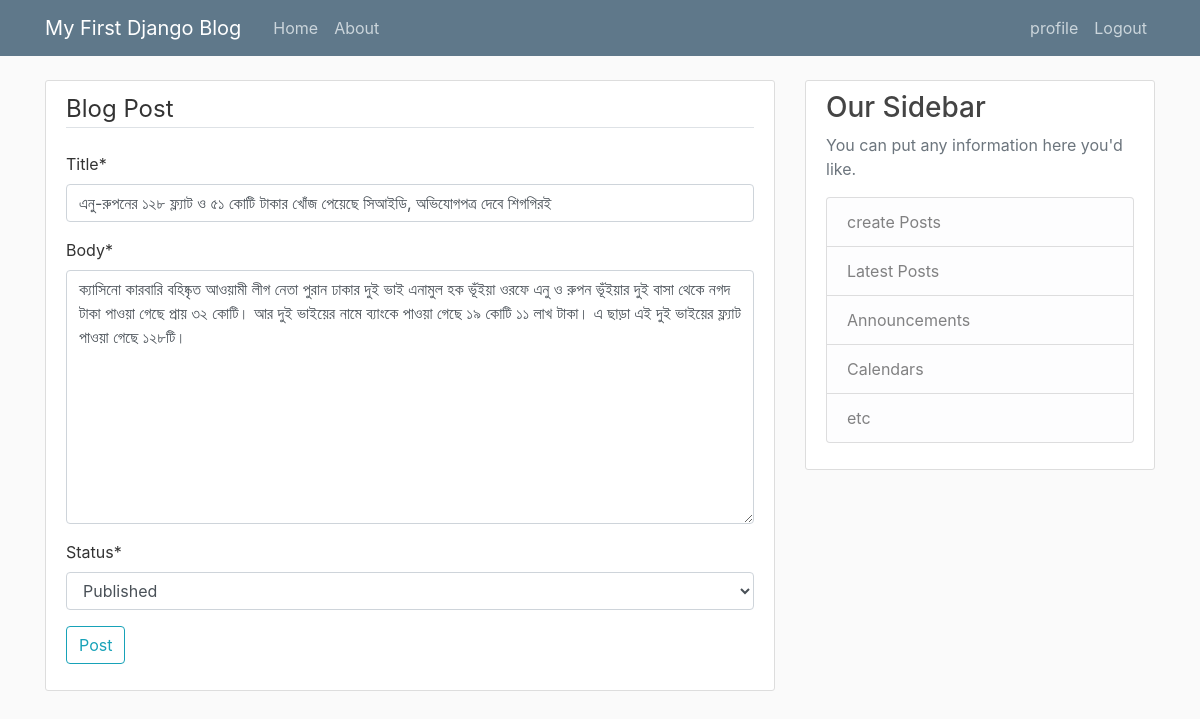
/post/1/update/ (signed in), run on the app's committed database.
### blog/models.py (models this page shows, shortened)
class Post(models.Model):
    STATUS_CHOICES ={
      ('draft','Draft'),
      ('published','Published'),
      }
    title = models.CharField(max_length=100)
    slug = models.SlugField(unique=True)
    body = models.TextField()
    publish = models.DateTimeField(default=timezone.now)
    author = models.ForeignKey(User, on_delete= models.CASCADE)
    created = models.DateTimeField(auto_now_add=True)
    updated = models.DateTimeField(auto_now=True)
    status = models.CharField(max_length=10,choices=STATUS_CHOICES, default='draft')
    objects = models.Manager() # the default Manager
    published = PublishedManager() # our custom Manager
    class Meta:
      ordering = ('-publish',)
    """def get_absolute_url(self):
       return reverse('post-detail', kwargs={'pk':self.pk,'slug':self.slug})"""
    def get_absolute_url(self):
      return reverse('post_detail', kwargs={
        'slug': self.slug
        })
    """def slug_save(sender,instance,*args,**kwargs):
      if not instance.slug:
        instance.slug = unique_slug_generator(instance, instance.title, instance.slug)

pre_save.connect(slug_save, sender=Post)"""

### blog/views.py (the view, shortened to what this page needs)
# urls.py: path('post/<int:pk>/update/', PostUpdateView.as_view(), name='post-update'),
class PostUpdateView(LoginRequiredMixin, UserPassesTestMixin, UpdateView):
    model = Post
    fields = ['title', 'body','status']
    def test_func(self):
        post = self.get_object()
        if self.request.user == post.author:
            return True
        return False

### blog/templates/blog/post_form.html (shortened to what this page needs)
{% extends "blog/base.html" %}
{% load crispy_forms_tags %}
{% block content %}
    <div class="content-section">
        <form method="POST">
            <fieldset class="form-gorup">
                <legend class="border-bottom mb-4"> Blog Post  </legend>
                {{form|crispy}}
            </fieldset>
            <div class="form-group">
            <button class="btn btn-outline-info" type="submit">Post </button>
             </div>
        </form>
    </div>
{% endblock content %}

### blog/templates/blog/base.html (shortened to what this page needs)
{% load static %}
<!doctype html>
<html lang="en">
  <head>
    <link rel="stylesheet" href="https://maxcdn.bootstrapcdn.com/bootstrap/4.0.0/css/bootstrap.min.css">
    <link rel="stylesheet" type="text/css" href="{% static 'blog/main.css' %}">
  </head>
  <body>
    <header class="site-header">
      <nav class="navbar navbar-expand-md navbar-dark bg-steel fixed-top">
        <div class="container">
          <a class="navbar-brand mr-4" href="{% url 'blog-home' %}">My First Django Blog</a>
          <div class="collapse navbar-collapse" id="navbarToggle">
            <div class="navbar-nav mr-auto">
              <a class="nav-item nav-link" href="{% url 'blog-home' %}" >Home</a>
              <a class="nav-item nav-link" href="" >About</a>
            </div>
            <div class="navbar-nav">
              {% if user.is_authenticated %}
              <a class="nav-item nav-link" href="{% url 'profile'%}">profile</a>
              <a class="nav-item nav-link" href="{% url 'logout'%}">Logout</a>
              {% else %}
              <a class="nav-item nav-link" href="{% url 'login'%}">Login</a>
              <a class="nav-item nav-link" href="{% url 'register'%}">Register</a>
              {% endif %}
            </div>
          </div>
        </div>
      </nav>
    </header>
    <main role="main" class="container">
      <div class="row">
        <div class="col-md-8">
         {% block content %}{% endblock %}
        </div>
        <div class="col-md-4">
          <div class="content-section">
            <h3>Our Sidebar</h3>
            <p class='text-muted'>You can put any information here you'd like.
              <ul class="list-group">
                <a li class="list-group-item list-group-item-light" href="{% url 'post-create' %}">create Posts</a></li>
                <a li class="list-group-item list-group-item-light" href="{{ get_absolute_url }}">Latest Posts</a></li>
                <li class="list-group-item list-group-item-light">Announcements</li>
                <li class="list-group-item list-group-item-light">Calendars</li>
                <li class="list-group-item list-group-item-light">etc</li>
              </ul>
            </p>
          </div>
        </div>
      </div>
    </main>
  </body>
</html>

### blog/static/blog/Main.css (style rules this page uses)
body { background: #fafafa; color: #333333; margin-top: 5rem; }
h1, h2, h3, h4, h5, h6 { color: #444444; }
ul { margin: 0; }
.bg-steel { background-color: #5f788a; }
.site-header .navbar-nav .nav-link { color: #cbd5db; }
.content-section { background: #ffffff; padding: 10px 20px; border: 1px solid #dddddd; border-radius: 3px; margin-bottom: 20px; }

### data on the page
Post: title "এনু-রুপনের ১২৮ ফ্ল্যাট ও ৫১ কোটি টাকার খোঁজ পেয়েছে সিআইডি, অভিযোগপত্র দেবে শিগগিরই", body "ক্যাসিনো কারবারি বহিষ্কৃত আওয়ামী লীগ নেতা পুরান ঢাকার দুই ভাই এনামুল হক ভূঁইয়া ওরফে এনু ও রুপন ভূঁইয়ার দুই বাসা থেকে নগদ টাকা পাওয়া গেছে প্রায় ৩২ কোটি। আর দুই ভাইয়ের নামে ব্যাংকে পাওয়া গেছে ১৯ কোটি ১১ লাখ টাকা। এ ছাড়া এই দুই ভাইয়ের ফ্ল্যাট পাওয়া গেছে ১২৮টি।", status "Published"
